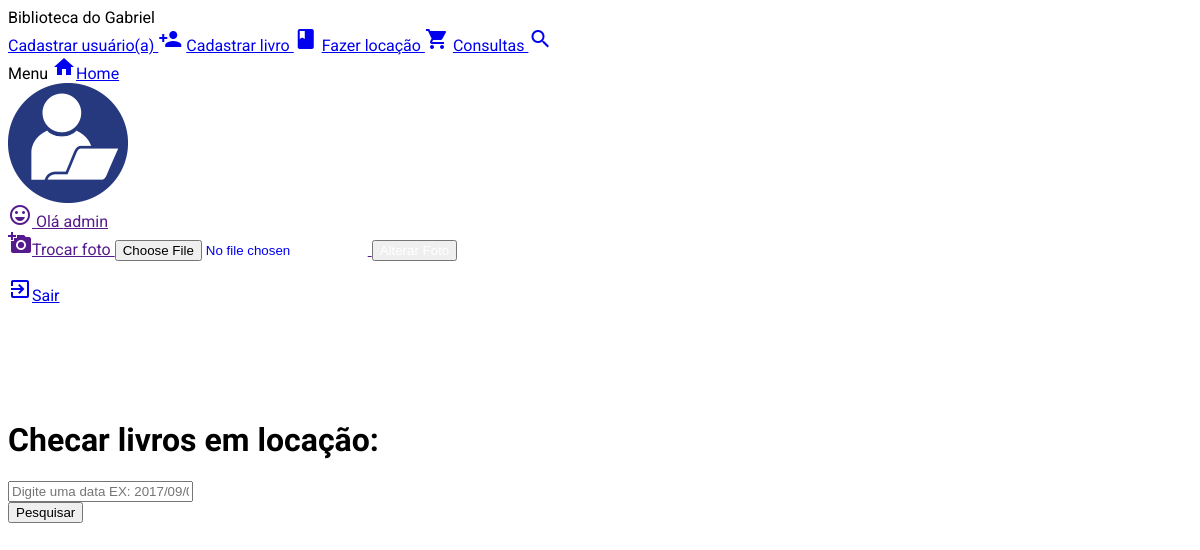
/checaemprestimo.php (signed in), run on the app's committed database.
### tables this page shows
CREATE TABLE IF NOT EXISTS `usuarios` (
  `id` int(11) NOT NULL AUTO_INCREMENT,
  `nome` varchar(255) NOT NULL,
  `login` varchar(255) NOT NULL,
  `senha` varchar(255) NOT NULL,
  `foto` varchar(255) NOT NULL,
  PRIMARY KEY (`id`)
);

### checaemprestimo.php (the view, shortened to what this page needs)
<html>
  <head>
    <link rel="stylesheet" href="https://code.getmdl.io/1.3.0/material.light_blue-yellow.min.css" />
    <link rel="stylesheet" href="styles.css">
   <link href="//cdn.muicss.com/mui-0.9.20/css/mui.min.css" rel="stylesheet" type="text/css" />
      <link rel="stylesheet" href="css/estilo.css">
	</head>
  <?php
  include 'config.php';
  $sql = "SELECT * FROM usuarios WHERE login = '".$_SESSION['login']."'";
  $sqlExecuta = mysqli_query($conexao,$sql);
  $user = mysqli_fetch_assoc($sqlExecuta);
  ?>
  <body>
<div class="mdl-layout mdl-js-layout">
  <header class="mdl-layout__header mdl-layout__header--scroll">
    <div class="mdl-layout__header-row">
      <span class="mdl-layout-title"> Biblioteca do Gabriel</span>
      <nav class="mdl-navigation">
      <a class="mdl-navigation__link" href="caduser.php">Cadastrar usuário(a)&nbsp;<i class="material-icons">person_add</i></a>
        <a class="mdl-navigation__link" href="cadbook.php">Cadastrar livro&nbsp;<i class="material-icons">book</i></a>
        <a class="mdl-navigation__link" href="cadaluguel.php">Fazer locação&nbsp;<i class="material-icons">shopping_cart</i></a>
        <a class="mdl-navigation__link" href="consultas.php">Consultas&nbsp;<i class="material-icons">search</i></a>
      </nav>
    </div>
  </header>
  <div class="mdl-layout__drawer">
    <span class="mdl-layout-title">Menu</span>
    <a class="mdl-navigation__link" href="dashboard.php"><i class="mdl-color-text--blue-grey-400 material-icons" role="presentation">home</i>Home</a>
          <a class="mdl-navigation__link" href="">
    <nav class="mdl-navigation">
    <img src="images/<?php echo $user['foto']; ?>" class="demo-avatar"></br>
    <i class="material-icons">sentiment_very_satisfied</i>&nbsp;<span>Olá <?php echo $user["nome"];?></span>
            <div class="mdl-layout-spacer">
          <form action="altera_fotos.php" method="post" enctype="multipart/form-data"><i class="material-icons">add_a_photo</i>Trocar foto
           <input class="mdl-textfield__input" type="file" name="arquivo" id="arquivo">
            <input class="mdl-button mdl-js-button mdl-button--raised mdl-button--colored mdl-js-ripple-effect" type="submit" value="Alterar Foto" style="color: #FFF;"/>
          </form>
          </a>
          <a class="mdl-navigation__link" href="sair.php"><i class="material-icons">exit_to_app</i>Sair</a></br></br></br></br></br></br>
          </div>
          </div>
  <main class="mdl-layout__content">
    <div class="page-content">
    <h1>Checar livros em locação:</h1>
    <form action="consemprestimo.php" method="POST">
    <div class="mui-textfield">
  <input type="text" placeholder="Digite uma data EX: 2017/09/02" name="emprestimo" required></br>
    <button type="submit" class="mdl-button mdl-js-button mdl-button--raised mdl-button--colored">Pesquisar</button>
</div>
</form>
    </div>
  </main>
  </body>
</html>

### styles.css (style rules this page uses)
html, body { font-family: 'Roboto', 'Helvetica', sans-serif; }

### css/estilo.css (style rules this page uses)
h1 { font-family: 'Merienda', cursive; }

### data on the page
usuarios: foto (picture), nome "admin"
